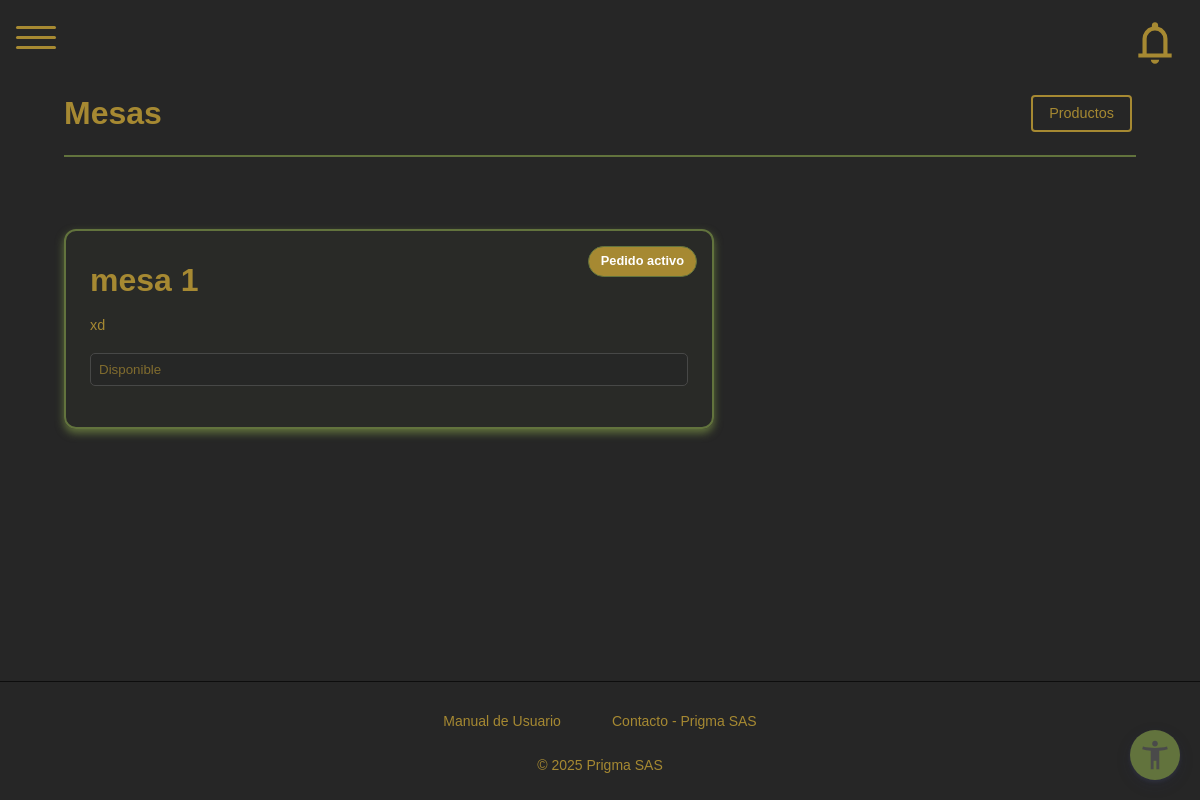
Before: /mesas/ with the older database file.
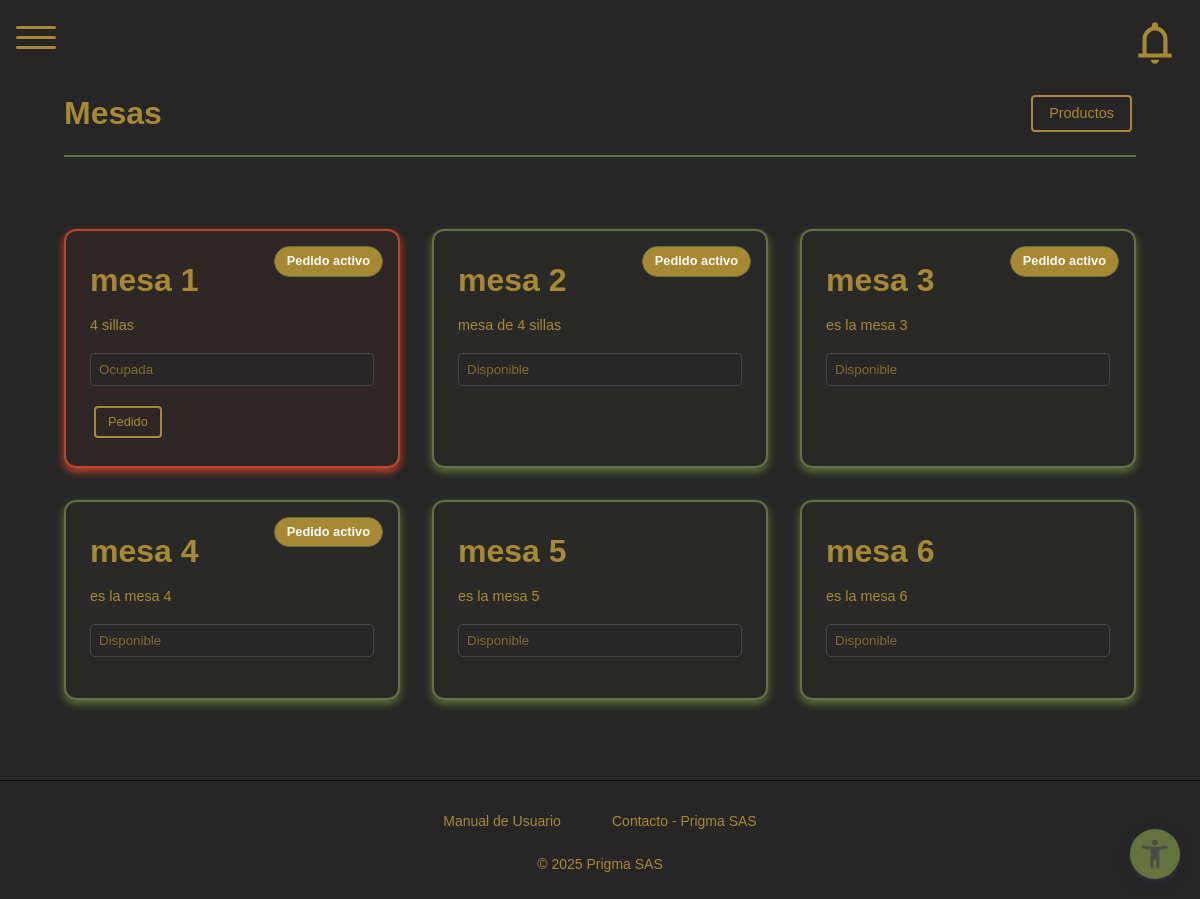
After: the same page with the newer database file.
### tables/models.py (models this page shows, shortened)
class Mesa(models.Model):
    ESTADO_CHOICES = [
        ('disponible', 'Disponible'),
        ('ocupada', 'Ocupada'),
        ('reservada', 'Reservada'),
        ('fuera de servicio', 'Fuera de servicio'),
    ]
    nombre = models.CharField(max_length=50)
    descripcion = models.TextField(blank=True)
    estado = models.CharField(max_length=20, choices=ESTADO_CHOICES, default='disponible')

### tables/views.py (the view)
# urls.py: path('mesas/', views.MesaListView.as_view(), name='mesas_lista'),
@method_decorator(permission_required('tables', 'ver'), name='dispatch')
class MesaListView(ListView):
    model = Mesa
    template_name = 'mesas/lista_mesas_native.html'
    context_object_name = 'mesas'
    def get_queryset(self):
        pedidos_en_proceso = Pedido.objects.filter(
            mesa=OuterRef('pk'),
            estado='en_proceso'
        )
        queryset = Mesa.objects.annotate(
            tiene_pedidos_en_proceso=Exists(pedidos_en_proceso)
        ).order_by('nombre')
        return queryset

### roles/templatetags/roles_tags.py (called while the page is built, shortened)
@register.filter
def has_perm(user, perm_str):
    if not user.is_authenticated:
        return False

### tables/templates/mesas/lista_mesas_native.html (shortened to what this page needs)
{% extends 'base_admin.html' %}
{% load static %}
{% load roles_tags %}
{% block extra_css %}
  <link rel="stylesheet" href="{% static 'css/main/tables/tables.css' %}" />
  <link rel="stylesheet" href="{% static 'css/main/tables/modal.css' %}" />
{% endblock %}
{% block content %}
<div class="container">
  <div class="header">
    <h2>Mesas</h2>
    <a href="{% url 'products:products_admin' %}" class="btn btn-primary">Productos</a>
  </div>
  <div class="mesas-container">
    {% for mesa in mesas %}
    <div class="mesa-card {{ mesa.estado|slugify }}">
      {% if mesa.pedidos.exists %}
      <span class="pedido-activo">Pedido activo</span>
      {% endif %}
      <div>
        <div class="mesa-nombre" id="ver_nombre_{{ mesa.id }}">
          {{ mesa.nombre }}
        </div>
        <div class="mesa-desc" id="ver_desc_{{ mesa.id }}">
          {{ mesa.descripcion }}
        </div>
      </div>
      {% if request.user|has_perm:"tables,editar" %}
      <form method="post" action="{% url 'tables:actualizar_estado' mesa.id %}">
        {% csrf_token %}
        <div class="input-group">
          <select name="estado" class="form-select" onchange="this.form.submit()">
            <option value="disponible" {% if mesa.estado == "disponible" %}selected{% endif %}>
              Disponible
            </option>
            <option value="ocupada" {% if mesa.estado == "ocupada" %}selected{% endif %}>
              Ocupada
            </option>
            <option value="reservada" {% if mesa.estado == "reservada" %}selected{% endif %}>
              Reservada
            </option>
            <option value="fuera de servicio" {% if mesa.estado == "fuera de servicio" %}selected{% endif %}>
              Fuera de servicio
            </option>
          </select>
        </div>
      </form>
      {% else %}
      <div class="input-group">
        <select name="estado" class="form-select" disabled>
            <option>{{ mesa.get_estado_display }}</option>
        </select>
      </div>
      {% endif %}
      <div class="acciones">
        <button class="btn btn-primary btn-sm" onclick="gestionarPedido('{{ mesa.id }}')">
          Pedido
        </button>
      </div>
    </div>
    {% endfor %}
  </div>
</div>
{% endblock %}

Changed rows visible on the page:
changed Mesa "mesa 1": descripcion "xd" → "4 sillas"; estado "Disponible" → "Ocupada"; now shows "Pedido"
added Mesa: shows "Pedido activo", nombre "mesa 2", descripcion "mesa de 4 sillas", estado "Disponible"
added Mesa: shows "Pedido activo", nombre "mesa 3", descripcion "es la mesa 3", estado "Disponible"
added Mesa: shows "Pedido activo", nombre "mesa 4", descripcion "es la mesa 4", estado "Disponible"
added Mesa: nombre "mesa 5", descripcion "es la mesa 5", estado "Disponible"
added Mesa: nombre "mesa 6", descripcion "es la mesa 6", estado "Disponible"
